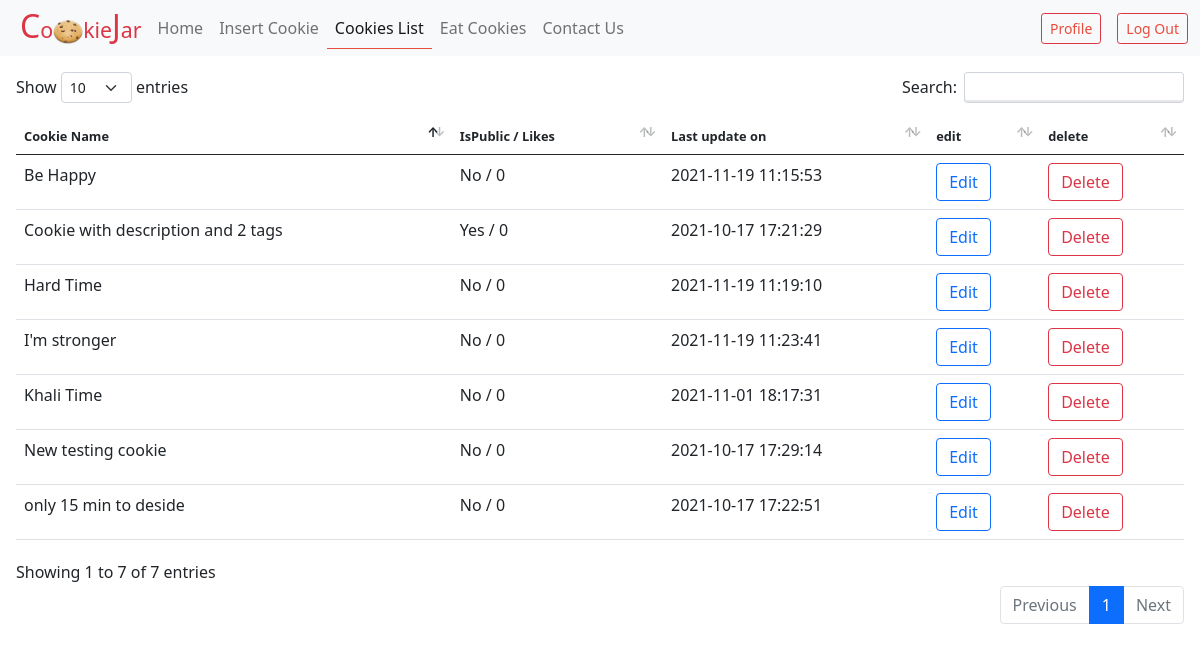
/cookie_list.php (signed in), run on the app's committed database.
### tables this page shows
CREATE TABLE `cookie` (
  `cid` int(10) NOT NULL,
  `uid` int(10) NOT NULL,
  `title` varchar(1000) NOT NULL,
  `edit_date` timestamp NOT NULL DEFAULT CURRENT_TIMESTAMP,
  `is_public` int(1) NOT NULL DEFAULT '0',
  `likes` int(5) NOT NULL DEFAULT '0'
);

### cookie_list.php (the view, shortened to what this page needs)
<?php
require('./partial/connection.php');
?>
<!DOCTYPE html>
<html lang="en">
<head>
    <?php
    require('./partial/link.php');
    require('./tools/dt/style.php');
    ?>
</head>
<body>
    <?php
    require('./partial/nav.php');
    ?>
    <div class="m-3">
        <?php
        $query = "SELECT cid,title,edit_date,is_public,likes FROM `cookie`";
        $result = mysqli_query($conn, $query);
        if (mysqli_num_rows($result) <= 0) {
            echo '<p class="display-4 text-primary text-center mt-5" >Cookie jar is empty.</p>
                    <h3 class="text-center mt-5"><a href="./insert_cookie.php" class="text-warning" >  click here to add new cookie </a></h3>';
            exit();
        } else {
        ?>
            <table class="table table-hover" id="mytable">
                <thead>
                    <tr>
                        <th>Cookie Name</th>
                        <th>IsPublic / Likes</th>
                        <th>Last update on</th>
                        <th>edit</th>
                        <th>delete</th>
                    </tr>
                </thead>
                <?php
                while ($row = mysqli_fetch_assoc($result)) {
                    echo "<tr>";
                    echo "<td>" . $row['title'] . "</td>";
                    if ($row['is_public'] == 1) {
                        $public = "Yes";
                    } else {
                        $public = "No";
                    }
                    echo "<td>" . $public . " / " . $row['likes'] . " </td>";
                    echo "<td>" . $row['edit_date'] . "</td>";
                    echo "<td><a type='button' href='./update_cookie.php?update=" . $row['cid'] . "' class='btn btn-outline-primary edit'>Edit</a></td>";
                    echo "<td><a type='button' onclick='deleteConfirmation(" . $row['cid'] . ")' class='btn btn-outline-danger edit'>Delete</a></td>";
                    echo "</tr>";
                }
                ?>
            </table>
        <?php
        }
        ?>
    </div>
</body>
</html>

### partial/link.php (shortened to what this page needs)
<link rel="stylesheet" href="./tools/icomoon_style.css">
<link rel="stylesheet" href="./tools/bootstrap.min.css">

### tools/dt/style.php (shortened to what this page needs)
<link rel="stylesheet" href="./tools/dt/dataTables.bootstrap5.min.css">

### partial/nav.php (shortened to what this page needs)
<nav class="navbar navbar-expand-md navbar-light bg-light foo sticky-top">
    <div class="container-fluid">
        <a class="mx-2 text-danger fs-2" href="index.php" style="line-height: 30px !important;"> C<small>o<img src="./pics/logo.png" alt="" width="30" height="24">kie</small>J<small>ar</small></a>
        <div class="collapse navbar-collapse" id="navbarSupportedContent">
            <ul class="navbar-nav me-auto mb-2 mb-lg-0">
                <li class="nav-item">
                    <a class="nav-link" id="home" aria-current="page" href="index.php">Home</a>
                </li>
                <?php
                if (isset($_SESSION['logedin']) && $_SESSION['logedin'] == true) {
                    echo '
                    <li class="nav-item ">
                        <a class="nav-link" id="insert_cookie" href="insert_cookie.php">Insert Cookie</a>
                    </li>
                    <li class="nav-item ">
                        <a class="nav-link" id="cookie_list" href="cookie_list.php">Cookies List</a>
                    </li>
                    <li class="nav-item ">
                        <a class="nav-link" id="eat_cookie" href="eat_cookie.php">Eat Cookies</a>
                    </li>
                    ';
                }
                ?>
                <li class="nav-item ">
                    <a class="nav-link" id="contact_us" href="contactus.php">Contact Us</a>
                </li>
            </ul>
            <ul class="nav d-flex">
                <?php
                if (isset($_SESSION['logedin']) && $_SESSION['logedin'] == true) {
                    echo '<li class="nav-item">
                    <ul class="nav">
                        <li class="mx-3"><a href="./profile.php" class="btn btn-outline-danger btn-sm">Profile</a></li>
                        <li><a href="./partial/logout.php" class="btn btn-outline-danger btn-sm">Log Out</a></li>
                    </ul>
                </li>';
                }
                ?>
            </ul>
        </div>
    </div>
</nav>

### tools/icomoon_style.css (style rules this page uses)
.foo small { font-size: .66666667em; }
.foo a { color: #e74c3c; text-decoration: none; }

### partial/link.php (style rules this page uses)
.foo .active { box-shadow: 0 1px #e74c3c; }

### tools/dt/style.php (style rules this page uses)
thead { font-size: .8em; }

### data on the page
cookie: title "New testing cookie", is_public "No", likes "0", edit_date "2021-10-17 17:29:14"
cookie: title "only 15 min to deside", is_public "No", likes "0", edit_date "2021-10-17 17:22:51"
cookie: title "Cookie with description and 2 tags", is_public "Yes", likes "0", edit_date "2021-10-17 17:21:29"
cookie: title "Khali Time", is_public "No", likes "0", edit_date "2021-11-01 18:17:31"
cookie: title "Be Happy", is_public "No", likes "0", edit_date "2021-11-19 11:15:53"
cookie: title "Hard Time", is_public "No", likes "0", edit_date "2021-11-19 11:19:10"
cookie: title "I'm stronger", is_public "No", likes "0", edit_date "2021-11-19 11:23:41"
